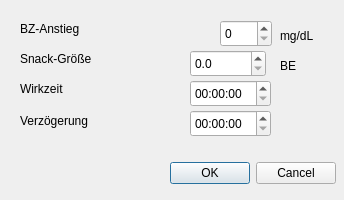
<?xml version="1.0" encoding="UTF-8"?>
<ui version="4.0">
 <class>dlgRecommendationOptions</class>
 <widget class="QDialog" name="dlgRecommendationOptions">
  <property name="windowModality">
   <enum>Qt::ApplicationModal</enum>
  </property>
  <property name="geometry">
   <rect>
    <x>0</x>
    <y>0</y>
    <width>344</width>
    <height>200</height>
   </rect>
  </property>
  <property name="windowTitle">
   <string>Bolus-Optionen</string>
  </property>
  <widget class="QDialogButtonBox" name="buttonBox">
   <property name="geometry">
    <rect>
     <x>140</x>
     <y>160</y>
     <width>196</width>
     <height>26</height>
    </rect>
   </property>
   <property name="standardButtons">
    <set>QDialogButtonBox::Cancel|QDialogButtonBox::Ok</set>
   </property>
  </widget>
  <widget class="QLabel" name="lblTextGlucoRaise">
   <property name="geometry">
    <rect>
     <x>20</x>
     <y>20</y>
     <width>101</width>
     <height>18</height>
    </rect>
   </property>
   <property name="text">
    <string>BZ-Anstieg</string>
   </property>
  </widget>
  <widget class="QLabel" name="lblTextSnackSize">
   <property name="geometry">
    <rect>
     <x>20</x>
     <y>50</y>
     <width>101</width>
     <height>18</height>
    </rect>
   </property>
   <property name="text">
    <string>Snack-Größe</string>
   </property>
  </widget>
  <widget class="QLabel" name="lblTextDuration">
   <property name="geometry">
    <rect>
     <x>20</x>
     <y>80</y>
     <width>101</width>
     <height>18</height>
    </rect>
   </property>
   <property name="text">
    <string>Wirkzeit</string>
   </property>
  </widget>
  <widget class="QLabel" name="lblTextDelay">
   <property name="geometry">
    <rect>
     <x>20</x>
     <y>110</y>
     <width>111</width>
     <height>21</height>
    </rect>
   </property>
   <property name="text">
    <string>Verzögerung</string>
   </property>
  </widget>
  <widget class="QSpinBox" name="spnGlucoRaise">
   <property name="geometry">
    <rect>
     <x>220</x>
     <y>20</y>
     <width>52</width>
     <height>27</height>
    </rect>
   </property>
  </widget>
  <widget class="QLabel" name="lblTextGlucoUnits">
   <property name="geometry">
    <rect>
     <x>280</x>
     <y>20</y>
     <width>51</width>
     <height>31</height>
    </rect>
   </property>
   <property name="text">
    <string>mg/dL</string>
   </property>
  </widget>
  <widget class="QLabel" name="lblTextBE">
   <property name="geometry">
    <rect>
     <x>280</x>
     <y>50</y>
     <width>31</width>
     <height>31</height>
    </rect>
   </property>
   <property name="text">
    <string>BE</string>
   </property>
  </widget>
  <widget class="QTimeEdit" name="tmDuration">
   <property name="geometry">
    <rect>
     <x>190</x>
     <y>80</y>
     <width>81</width>
     <height>27</height>
    </rect>
   </property>
  </widget>
  <widget class="QTimeEdit" name="tmDelay">
   <property name="geometry">
    <rect>
     <x>190</x>
     <y>110</y>
     <width>81</width>
     <height>27</height>
    </rect>
   </property>
  </widget>
  <widget class="QDoubleSpinBox" name="spnSnackSize">
   <property name="geometry">
    <rect>
     <x>190</x>
     <y>50</y>
     <width>76</width>
     <height>27</height>
    </rect>
   </property>
   <property name="decimals">
    <number>1</number>
   </property>
  </widget>
 </widget>
 <resources/>
 <connections>
  <connection>
   <sender>buttonBox</sender>
   <signal>accepted()</signal>
   <receiver>dlgRecommendationOptions</receiver>
   <slot>accept()</slot>
   <hints>
    <hint type="sourcelabel">
     <x>257</x>
     <y>272</y>
    </hint>
    <hint type="destinationlabel">
     <x>199</x>
     <y>149</y>
    </hint>
   </hints>
  </connection>
  <connection>
   <sender>buttonBox</sender>
   <signal>rejected()</signal>
   <receiver>dlgRecommendationOptions</receiver>
   <slot>reject()</slot>
   <hints>
    <hint type="sourcelabel">
     <x>257</x>
     <y>272</y>
    </hint>
    <hint type="destinationlabel">
     <x>199</x>
     <y>149</y>
    </hint>
   </hints>
  </connection>
 </connections>
</ui>
